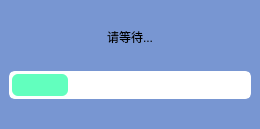
<?xml version="1.0" encoding="UTF-8"?>
<ui version="4.0">
 <class>ProgressDialog</class>
 <widget class="QDialog" name="ProgressDialog">
  <property name="geometry">
   <rect>
    <x>0</x>
    <y>0</y>
    <width>260</width>
    <height>129</height>
   </rect>
  </property>
  <property name="windowTitle">
   <string>Dialog</string>
  </property>
  <property name="styleSheet">
   <string notr="true">QWidget{
border-radius: 25px;

background-color: rgb(120, 150, 210)
}

QProgressBar{
	background:white;
	border-radius: 6px;
	border: 3px solid;
	
	border-color: rgb(255, 255, 255);
}

QProgressBar::chunk{
	
	background-color: rgb(98, 255, 190);
	border-radius: 6px;
}</string>
  </property>
  <layout class="QVBoxLayout" name="verticalLayout_2">
   <property name="leftMargin">
    <number>0</number>
   </property>
   <property name="topMargin">
    <number>0</number>
   </property>
   <property name="rightMargin">
    <number>0</number>
   </property>
   <property name="bottomMargin">
    <number>0</number>
   </property>
   <item>
    <widget class="QWidget" name="widget" native="true">
     <property name="styleSheet">
      <string notr="true"/>
     </property>
     <layout class="QVBoxLayout" name="verticalLayout">
      <item>
       <widget class="QLabel" name="label">
        <property name="sizePolicy">
         <sizepolicy hsizetype="Preferred" vsizetype="Fixed">
          <horstretch>0</horstretch>
          <verstretch>0</verstretch>
         </sizepolicy>
        </property>
        <property name="text">
         <string>请等待...</string>
        </property>
        <property name="alignment">
         <set>Qt::AlignCenter</set>
        </property>
       </widget>
      </item>
      <item>
       <widget class="QProgressBar" name="progressBar">
        <property name="minimumSize">
         <size>
          <width>0</width>
          <height>0</height>
         </size>
        </property>
        <property name="value">
         <number>24</number>
        </property>
        <property name="textVisible">
         <bool>false</bool>
        </property>
       </widget>
      </item>
     </layout>
    </widget>
   </item>
  </layout>
 </widget>
 <resources/>
 <connections/>
</ui>
